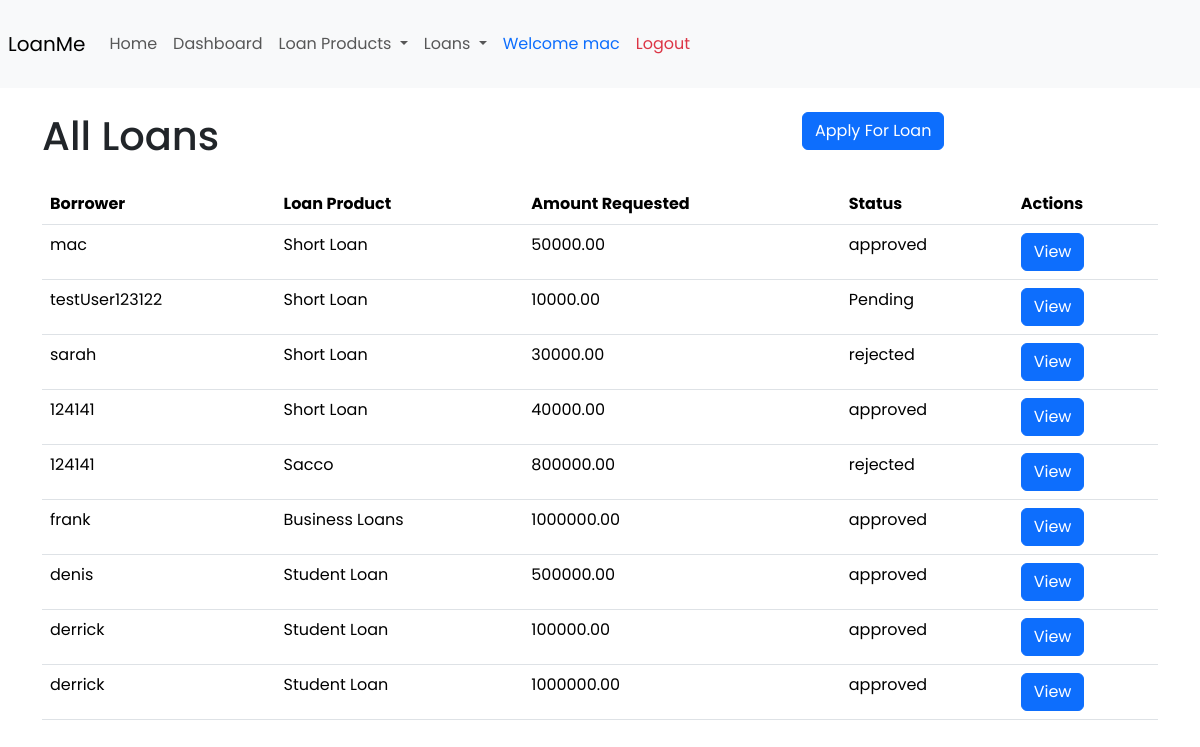
Page /loans/ (signed in) on the committed database.
### loans/models.py (models this page shows, shortened)
class Loan(models.Model):
    LOAN_STATUS_CHOICES = [
        ('approved', 'Approved'),
        ('pending', 'Pending'),
        ('rejected', 'Rejected'),
    ]
    borrower = models.ForeignKey(User, on_delete=models.CASCADE)
    loan_product = models.ForeignKey(LoanProduct, on_delete=models.CASCADE)
    status = models.CharField(max_length=20, choices=LOAN_STATUS_CHOICES, default='pending')
    loan_date = models.DateField()
    applied_amount = models.DecimalField(max_digits=10, decimal_places=2)
    total_principal_paid = models.DecimalField(max_digits=10, decimal_places=2, default=0.00)
    total_interest_paid = models.DecimalField(max_digits=10, decimal_places=2, default=0.00)
    total_penalties_paid = models.DecimalField(max_digits=10, decimal_places=2, default=0.00)
    due_amount = models.DecimalField(max_digits=10, decimal_places=2, blank=True, default=0.00)
    late_payment_penalties = models.DecimalField(max_digits=5, decimal_places=2, default=0.00)
    attachment = models.FileField(upload_to='loan_attachments/', null=True, blank=True)
    approved_date = models.DateField(blank=True, null=True, default=None)
    approved_by =  models.ForeignKey(User, on_delete=models.CASCADE,related_name='approved_by', blank=True, null=True)
    description = models.TextField(blank=True)
    remarks = models.TextField(blank=True)
    class Meta:
        db_table = "loans"

### loan_products/models.py (models this page shows)
class LoanProduct(models.Model):
    INTEREST_TYPE_CHOICES = [
        ('fixed', 'Fixed'),
        ('variable', 'Variable'),
    ]
    TERM_PERIOD_CHOICES = [
        ('days', 'Days'),
        ('weeks', 'Weeks'),
        ('months', 'Months'),
        ('years', 'Years'),
    ]
    STATUS_CHOICES = [
        ('active', 'Active'),
        ('inactive', 'Inactive'),
    ]
    id = models.AutoField(primary_key=True)
    product_name = models.CharField(max_length=100)
    product_description = models.TextField()
    minimum_amount = models.DecimalField(max_digits=12, decimal_places=2, default=0)
    maximum_amount = models.DecimalField(max_digits=12, decimal_places=2, default=0)
    interest_rate_per_year = models.DecimalField(max_digits=5, decimal_places=2, default=0)
    interest_type = models.CharField(max_length=10, choices=INTEREST_TYPE_CHOICES, default='fixed')
    max_term = models.IntegerField(default=0)
    term_period = models.CharField(max_length=10, choices=TERM_PERIOD_CHOICES, default='months')
    late_payment_penalties = models.DecimalField(max_digits=12, decimal_places=2, default=0)
    status = models.CharField(max_length=10, choices=STATUS_CHOICES, default='active')
    class Meta:
        db_table = "loan_product"

### loans/views.py (the view)
# urls.py: path('', views.all_loans, name='all_loans'),
@login_required(login_url='/login/')
def all_loans(request):
    loans = []
    user_details = UserDetail.objects.get(user_id=request.user)
    if user_details.is_admin:
        loans = Loan.objects.all()
    else:
        loans = Loan.objects.filter(borrower=request.user)
    return render(request, 'all_loans.html', {'loans': loans, user_details: user_details})

### loans/templates/all_loans.html (shortened to what this page needs)
{% extends 'layout.html' %}
{% block content %}
  <div class="row mb-3">
    <div class="col-md-8">
      <h1>All Loans</h1>
    </div>
    <div class="col-md-4">
      <a href="{% url 'apply_for_loan' %}" class="btn btn-primary">
        Apply For Loan
      </a>
    </div>
  </div>
  <div class="table-responsive">
    <table class="table">
        <thead>
            <tr>
                <th>Borrower</th>
                <th>Loan Product</th>
                <th>Amount Requested</th>
                <th>Status</th>
                <th>Actions</th>
            </tr>
        </thead>
        <tbody>
            {% for loan in loans %}
                <tr>
                    <td>{{ loan.borrower }}</td>
                    <td>{{ loan.loan_product.product_name }}</td>
                    <td>{{ loan.applied_amount }}</td>
                    <td>{{ loan.status }}</td>
                    <td>
                        <a class="btn btn-primary" href="{% url 'loan_detail' loan.id %}">View</a>
                    </td>
                </tr>
            {% endfor %}
        </tbody>
    </table>
</div>
{% endblock %}

### loan_products/templates/layout.html (shortened to what this page needs)
<!DOCTYPE html>
<html lang="en">
<head>
    {% load bootstrap5 %}
    {% bootstrap_css %}
</head>
<body>
  <nav class="navbar navbar-expand-lg navbar-light bg-light mx-auto px-2 py-4">
    <a class="navbar-brand" href="#">LoanMe</a>
    <div class="collapse navbar-collapse w-100" id="navbarNav">
        <ul class="navbar-nav">
            <li class="nav-item active">
                <a class="nav-link"  class="nav-link text-primary" href="{% url 'home' %}">Home</a>
            </li>
            {% if user.is_authenticated %}
            <li class="nav-item">
              <a  class="nav-link " href="{% url 'dashboard' %}">Dashboard</a>
            </li>
            {% endif %}
            {% if user.is_authenticated %}
            <li class="nav-item dropdown">
                <a class="nav-link dropdown-toggle" href="#" id="navbarDropdown" role="button" data-bs-toggle="dropdown" aria-expanded="false">
                    Loan Products
                </a>
            </li>
            <li class="nav-item dropdown">
                <a class="nav-link dropdown-toggle" href="#" id="navbarDropdown" role="button" data-bs-toggle="dropdown" aria-expanded="false">
                    Loans
                </a>
            </li>
            <li class="nav-item text-primary">
                <a href="#" class="nav-link text-primary">
                    Welcome {{ request.user }}
                </a>
            </li>
            <li class="nav-item">
                <a class="nav-link text-danger" href="{% url 'logout' %}">Logout</a>
            </li>
            {% else %}
            <li class="nav-item">
                <a class="nav-link text-success" href="{% url 'login' %}">Login</a>
            </li>
            {% endif %}
        </ul>
    </div>
</nav>
<div class="container mt-4">
    {% block content %}{% endblock %}
</div>
</body>
</html>

### loan_products/templates/layout.html (style rules this page uses)
body { font-family: 'Poppins', sans-serif; }

### rows in the picture
Loan: borrower "mac", loan_product.product_name "Short Loan", applied_amount "50000.00", status "approved"
Loan: borrower "testUser123122", loan_product.product_name "Short Loan", applied_amount "10000.00", status "Pending"
Loan: borrower "sarah", loan_product.product_name "Short Loan", applied_amount "30000.00", status "rejected"
Loan: borrower "124141", loan_product.product_name "Short Loan", applied_amount "40000.00", status "approved"
Loan: borrower "124141", loan_product.product_name "Sacco", applied_amount "800000.00", status "rejected"
Loan: borrower "frank", loan_product.product_name "Business Loans", applied_amount "1000000.00", status "approved"
Loan: borrower "denis", loan_product.product_name "Student Loan", applied_amount "500000.00", status "approved"
Loan: borrower "derrick", loan_product.product_name "Student Loan", applied_amount "100000.00", status "approved"
Loan: borrower "derrick", loan_product.product_name "Student Loan", applied_amount "1000000.00", status "approved"

### other values in the picture
{{ request.user }} "mac"
